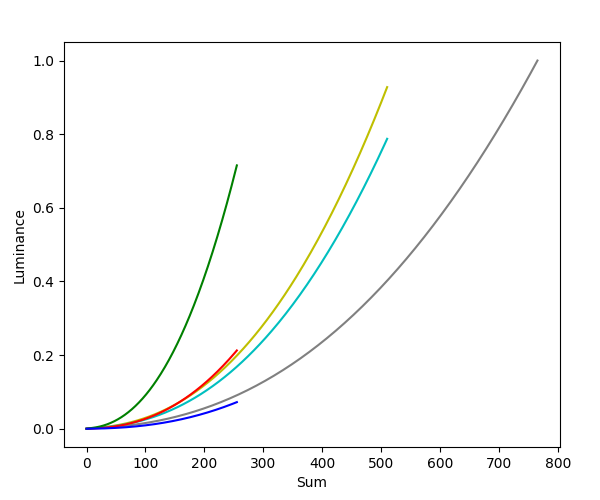

Generate this figure with Python:
import matplotlib.pyplot as plt
import csv


def read_csv(filename):
    rows = []
    with open(filename, "r") as f:
        print("Started reading from " + filename)
        reader = csv.reader(f)
        next(reader)

        for rgb, hex, rel_lum in reader:
            rows.append([
                list(map(int,
                         rgb.strip("(").strip(")").split())), hex,
                float(rel_lum)
            ])
    return rows


def get_color(color):
    rows = read_csv(f"data/{color}.csv")
    return [
        list(map(lambda list: sum(list[0]), rows)),
        list(map(lambda list: list[2], rows))
    ]


gray = get_color("gray")
red = get_color("red")
green = get_color("green")
blue = get_color("blue")
yellow = get_color("yellow")
cyan = get_color("cyan")

# draw lines
fig, ax = plt.subplots()
ax.plot(gray[0], gray[1], color="gray")
ax.plot(yellow[0], yellow[1], "y")
ax.plot(cyan[0], cyan[1], "c")
ax.plot(red[0], red[1], "r")
ax.plot(green[0], green[1], "g")
ax.plot(blue[0], blue[1], "b")

ax.set_xlabel("Sum")
ax.set_ylabel("Luminance")

plt.show()
